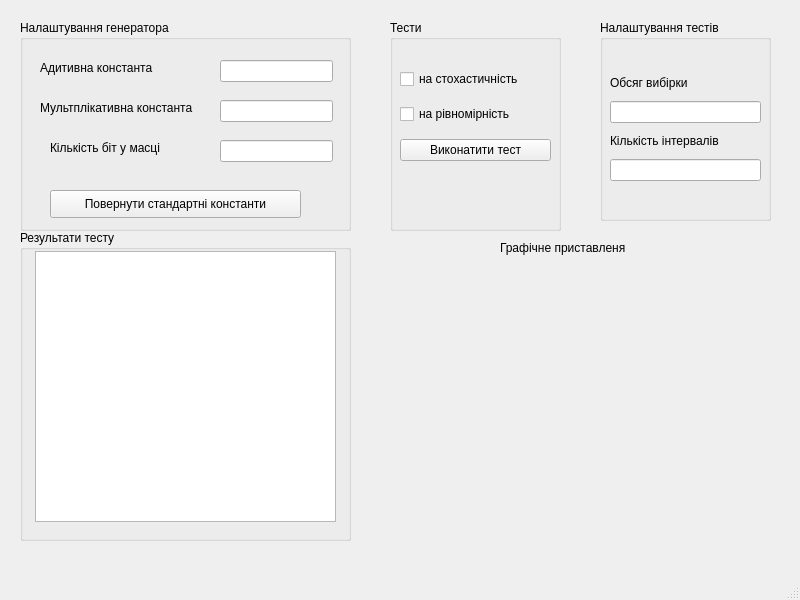
<?xml version="1.0" encoding="UTF-8"?>
<ui version="4.0">
 <class>MainWindow</class>
 <widget class="QMainWindow" name="MainWindow">
  <property name="geometry">
   <rect>
    <x>0</x>
    <y>0</y>
    <width>800</width>
    <height>600</height>
   </rect>
  </property>
  <property name="windowTitle">
   <string>MainWindow</string>
  </property>
  <widget class="QWidget" name="centralwidget">
   <widget class="QGroupBox" name="groupBox">
    <property name="geometry">
     <rect>
      <x>20</x>
      <y>20</y>
      <width>331</width>
      <height>211</height>
     </rect>
    </property>
    <property name="title">
     <string>Налаштування генератора </string>
    </property>
    <widget class="QLabel" name="label">
     <property name="geometry">
      <rect>
       <x>20</x>
       <y>40</y>
       <width>121</width>
       <height>16</height>
      </rect>
     </property>
     <property name="text">
      <string>Адитивна константа </string>
     </property>
    </widget>
    <widget class="QLabel" name="label_2">
     <property name="geometry">
      <rect>
       <x>20</x>
       <y>80</y>
       <width>171</width>
       <height>16</height>
      </rect>
     </property>
     <property name="text">
      <string>Мультплікативна константа </string>
     </property>
    </widget>
    <widget class="QLabel" name="label_3">
     <property name="geometry">
      <rect>
       <x>30</x>
       <y>120</y>
       <width>131</width>
       <height>16</height>
      </rect>
     </property>
     <property name="text">
      <string>Кількість біт у масці</string>
     </property>
    </widget>
    <widget class="QLineEdit" name="adapt_const_Edit">
     <property name="geometry">
      <rect>
       <x>200</x>
       <y>40</y>
       <width>113</width>
       <height>22</height>
      </rect>
     </property>
    </widget>
    <widget class="QLineEdit" name="mult_const_Edit">
     <property name="geometry">
      <rect>
       <x>200</x>
       <y>80</y>
       <width>113</width>
       <height>22</height>
      </rect>
     </property>
    </widget>
    <widget class="QLineEdit" name="bit_Edit">
     <property name="geometry">
      <rect>
       <x>200</x>
       <y>120</y>
       <width>113</width>
       <height>22</height>
      </rect>
     </property>
    </widget>
    <widget class="QPushButton" name="defolt_btn">
     <property name="geometry">
      <rect>
       <x>30</x>
       <y>170</y>
       <width>251</width>
       <height>28</height>
      </rect>
     </property>
     <property name="text">
      <string>Повернути стандартні константи</string>
     </property>
    </widget>
   </widget>
   <widget class="QGroupBox" name="groupBox_2">
    <property name="geometry">
     <rect>
      <x>20</x>
      <y>230</y>
      <width>331</width>
      <height>311</height>
     </rect>
    </property>
    <property name="title">
     <string>Результати тесту</string>
    </property>
    <widget class="QTextBrowser" name="textBrowser">
     <property name="geometry">
      <rect>
       <x>15</x>
       <y>21</y>
       <width>301</width>
       <height>271</height>
      </rect>
     </property>
    </widget>
   </widget>
   <widget class="PlotWidget" name="MplWidget" native="true">
    <property name="geometry">
     <rect>
      <x>389</x>
      <y>269</y>
      <width>381</width>
      <height>261</height>
     </rect>
    </property>
   </widget>
   <widget class="QGroupBox" name="groupBox_3">
    <property name="geometry">
     <rect>
      <x>390</x>
      <y>20</y>
      <width>171</width>
      <height>211</height>
     </rect>
    </property>
    <property name="title">
     <string>Тести</string>
    </property>
    <widget class="QWidget" name="verticalLayoutWidget">
     <property name="geometry">
      <rect>
       <x>10</x>
       <y>40</y>
       <width>151</width>
       <height>111</height>
      </rect>
     </property>
     <layout class="QVBoxLayout" name="verticalLayout">
      <item>
       <widget class="QCheckBox" name="checkBox">
        <property name="text">
         <string>на стохастичність</string>
        </property>
       </widget>
      </item>
      <item>
       <widget class="QCheckBox" name="checkBox_2">
        <property name="text">
         <string>на рівномірність</string>
        </property>
       </widget>
      </item>
      <item>
       <widget class="QPushButton" name="go_test_btn">
        <property name="text">
         <string>Виконатити тест</string>
        </property>
       </widget>
      </item>
     </layout>
    </widget>
   </widget>
   <widget class="QGroupBox" name="groupBox_4">
    <property name="geometry">
     <rect>
      <x>600</x>
      <y>20</y>
      <width>171</width>
      <height>201</height>
     </rect>
    </property>
    <property name="title">
     <string>Налаштування тестів</string>
    </property>
    <widget class="QWidget" name="verticalLayoutWidget_2">
     <property name="geometry">
      <rect>
       <x>10</x>
       <y>50</y>
       <width>151</width>
       <height>111</height>
      </rect>
     </property>
     <layout class="QVBoxLayout" name="verticalLayout_2">
      <item>
       <layout class="QVBoxLayout" name="verticalLayout_3">
        <item>
         <widget class="QLabel" name="label_5">
          <property name="text">
           <string>Обсяг вибірки</string>
          </property>
         </widget>
        </item>
        <item>
         <widget class="QLineEdit" name="obsag_Edit"/>
        </item>
        <item>
         <widget class="QLabel" name="label_6">
          <property name="text">
           <string>Кількість інтервалів</string>
          </property>
         </widget>
        </item>
        <item>
         <widget class="QLineEdit" name="interval_Edit"/>
        </item>
       </layout>
      </item>
     </layout>
    </widget>
   </widget>
   <widget class="QLabel" name="label_4">
    <property name="geometry">
     <rect>
      <x>500</x>
      <y>240</y>
      <width>151</width>
      <height>16</height>
     </rect>
    </property>
    <property name="text">
     <string>Графічне приставленя</string>
    </property>
   </widget>
  </widget>
  <widget class="QMenuBar" name="menubar">
   <property name="geometry">
    <rect>
     <x>0</x>
     <y>0</y>
     <width>800</width>
     <height>26</height>
    </rect>
   </property>
  </widget>
  <widget class="QStatusBar" name="statusbar"/>
 </widget>
 <customwidgets>
  <customwidget>
   <class>PlotWidget</class>
   <extends>QWidget</extends>
   <header>pyqtgraph </header>
   <container>1</container>
  </customwidget>
 </customwidgets>
 <resources/>
 <connections/>
</ui>
